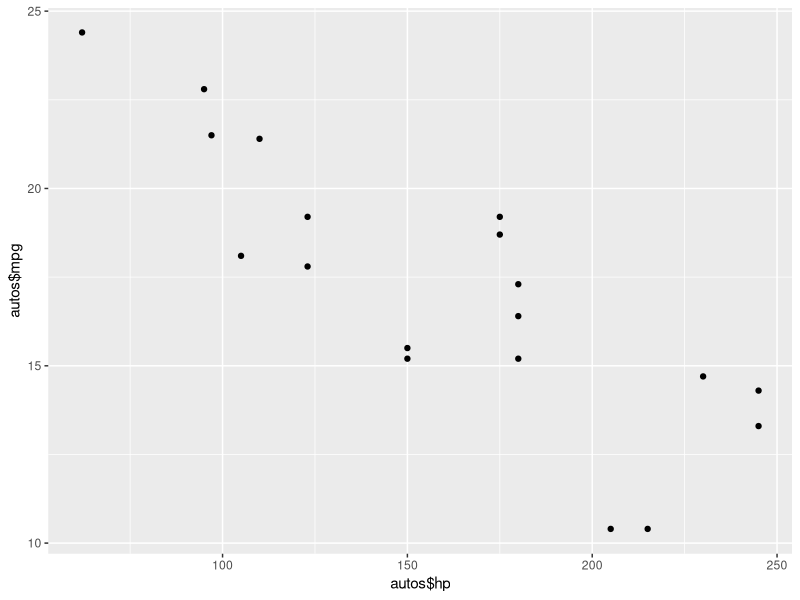
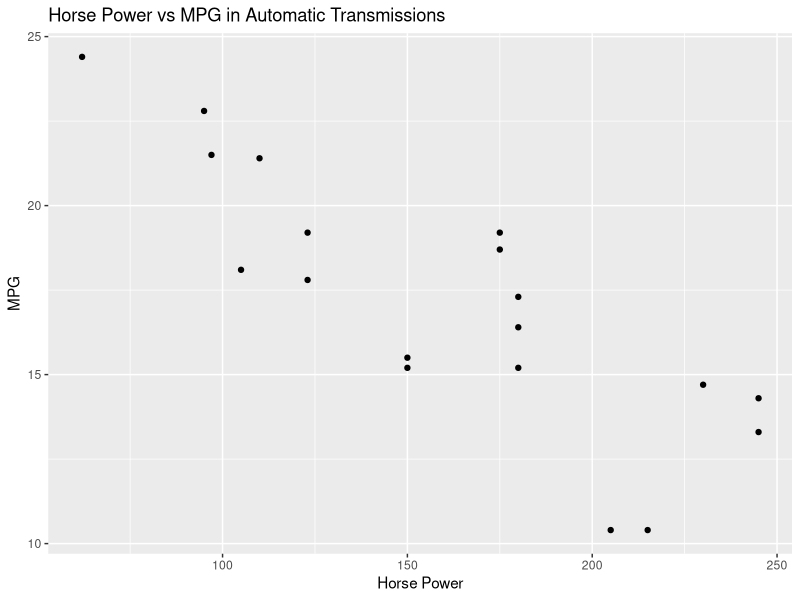
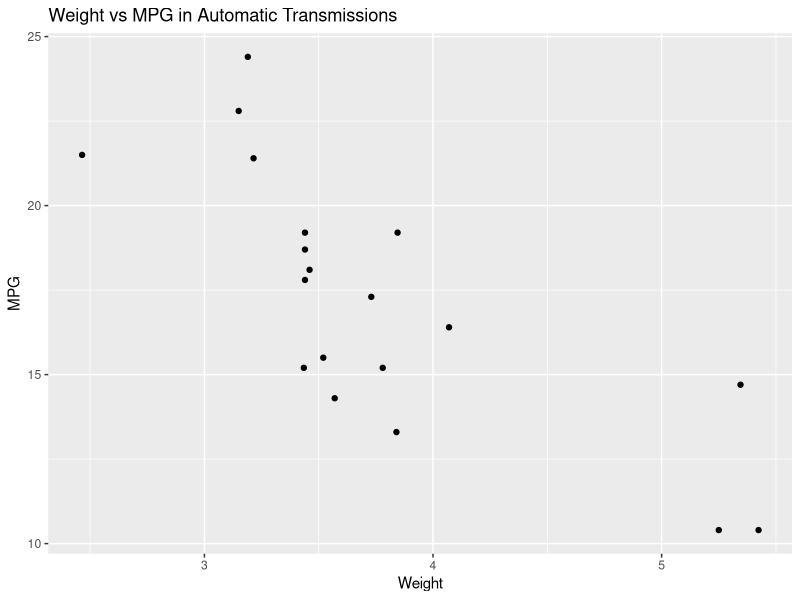
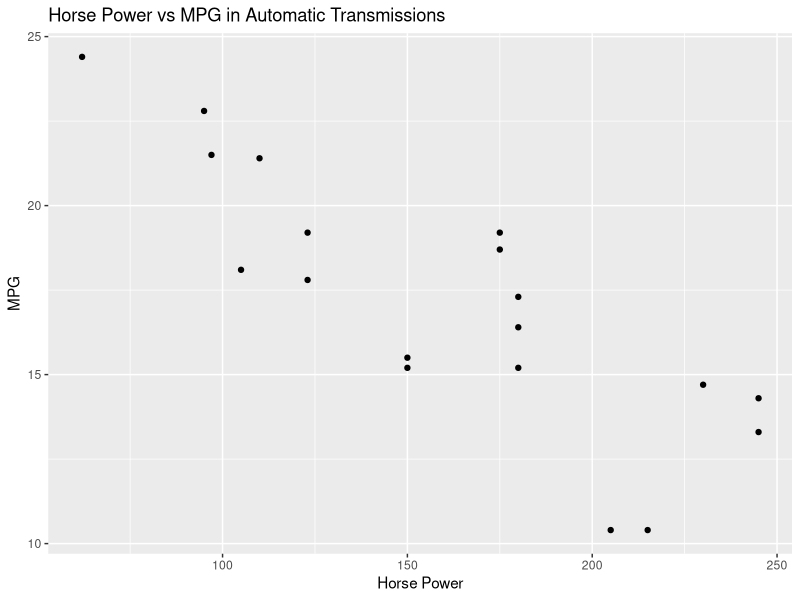
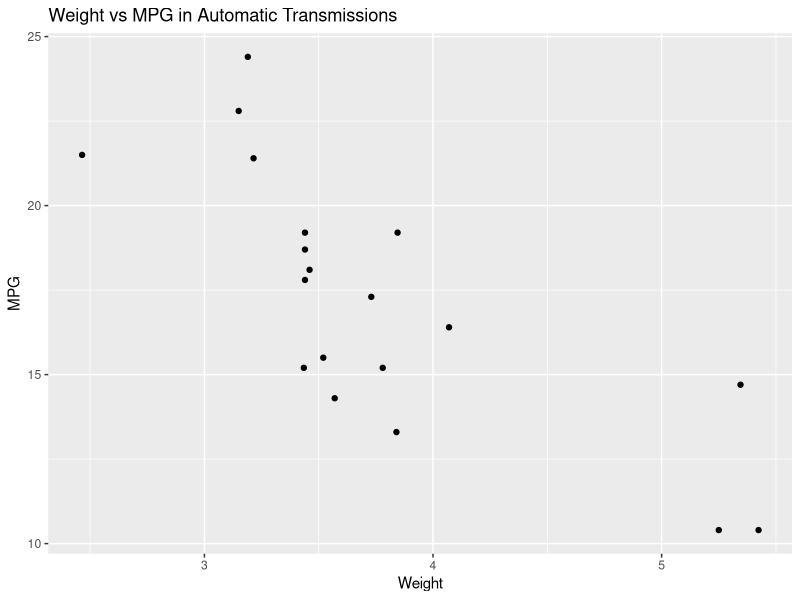

Reproduce these figures in R, in order. (Note: this script raises an error after producing the figures.)
data("mtcars")
str(mtcars)
?mtcars
library(tidyverse)
autos=mtcars %>%
  filter(am == 0) 
write.csv(autos, file = "automatic_mtcars.csv")
library(ggplot2)
ggplot(data = autos, mapping = aes(x= autos$hp, y= autos$mpg, xlab = "Horse Power", ylab = "MPG")) +
  geom_point()

HPplot <- ggplot(autos, aes(hp, mpg)) + geom_point()

print(HPplot + labs(title = "Horse Power vs MPG in Automatic Transmissions", y="MPG", x = "Horse Power"))

png(filename = "./../Assignment_5/mpg_vs_hp_auto.png")
print(HPplot + labs(title = "Horse Power vs MPG in Automatic Transmissions", y="MPG", x = "Horse Power"))
dev.off()

Wtplot <- ggplot(autos, aes(wt, mpg)) + geom_point()
print(Wtplot + labs(title = "Weight vs MPG in Automatic Transmissions", y= "MPG", x= "Weight"))
?tiff

tiff(filename = "./../Assignment_5/mpg_vs_wt_auto.tiff")
print(Wtplot + labs(title = "Weight vs MPG in Automatic Transmissions", y= "MPG", x= "Weight"))
dev.off()

summary(mtcars)

Disp <- subset(mtcars, disp <= 200)

Disp

csv(filename= "./../Assignment_5/mtcars_max200_displ.csv")
Disp <- subset(mtcars, disp <= 200)
dev.off()

write.csv(Disp, "mtcars_max200_displ.csv")

MaxHPoriginal <- max(mtcars$hp)
MaxHPautos <- max(autos$hp)

MaxHP200 <- max(Disp$hp)

MaxHP <- c(MaxHPoriginal, MaxHPautos, MaxHP200)

write.table(MaxHP, file = "hp_maximums.txt", sep = "\t",
            row.names = TRUE, col.names = NA)



